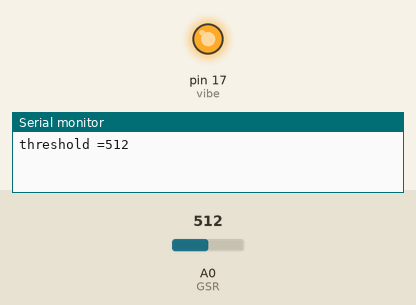
This sketch was run on a simulated Arduino Uno, built with avr-gcc and run on an emulated ATmega328P. Parts: output pins drawn as LEDs (lit = HIGH), the last lines printed to the serial monitor. Dashed ring = blinking. The inputs (shaded band) are chosen by the test bench; at power-on: A0 (GSR) = 512.

Above: at 2.6 s.
At 6.2 s:
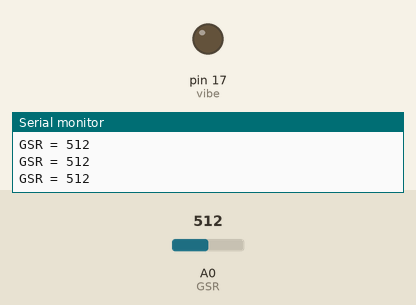
6.3 s: A0 (GSR) set to 558
8.3 s: A0 (GSR) set to 580
At 9.7 s:
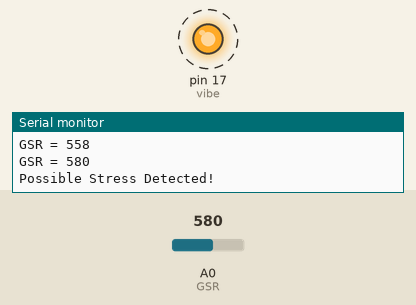
Timing chart, 0 to 16.6 s (numbered marks = the images above; inputs shaded):
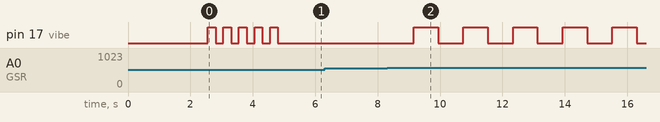

Measured:
- the behaviour switches between 572 and 573 on A0 (GSR) (found by bisection; images 1 and 2)
- after the input at 8.3 s, pin 17 (vibe): alternates HIGH for 0.78 s and LOW for 0.81 s, starting after 0.86 s

The sketch:

GSRtest.ino
```cpp
int GSR = A0;
int threshold = 0;
int sensorValue;

int vibe = 17;
//int H1 = 16;
//int H2 = 15;

void setup() {
  Serial.begin(9600);
  long sum = 0;
  for (int i = 0; i < 500; i++)
  {
    sensorValue = analogRead(GSR);
    sum += sensorValue;
    delay(5);
  }
  threshold = sum / 500;
  Serial.print("threshold =");
  Serial.println(threshold);

  for (int i = 0; i < 5; i++) {
    analogWrite(vibe, 175);
    //analogWrite(H1, 175);
    //analogWrite(H2, 175);
    delay(250);
    analogWrite(vibe, 0);
    // analogWrite(H1, 0);
    // analogWrite(H2, 0);
    delay(250);
  }

}
void loop() {
  //Stress Gauge Code Start
  int GSRtemp;
  sensorValue = analogRead(GSR);
  Serial.print("GSR = ");
  Serial.println(sensorValue);
  GSRtemp = threshold - sensorValue;
  if (abs(GSRtemp) > 60)
  {
    sensorValue = analogRead(GSR);
    GSRtemp = threshold - sensorValue;
    if (abs(GSRtemp) > 60) {
      Serial.println("Possible Stress Detected!");
      for (int fadeValue = 0 ; fadeValue <= 255; fadeValue += 5) {
        // sets the value (range from 0 to 255):
        analogWrite(vibe, fadeValue);
        // wait for 30 milliseconds to see the dimming effect
        delay(30);
        for (int fadeValue = 0 ; fadeValue <= 255; fadeValue += 5) {
          // sets the value (range from 0 to 255):
          analogWrite(vibe, fadeValue);
          // wait for 30 milliseconds to see the dimming effect
          delay(30);
        }

      }

    }
  }

}
```
